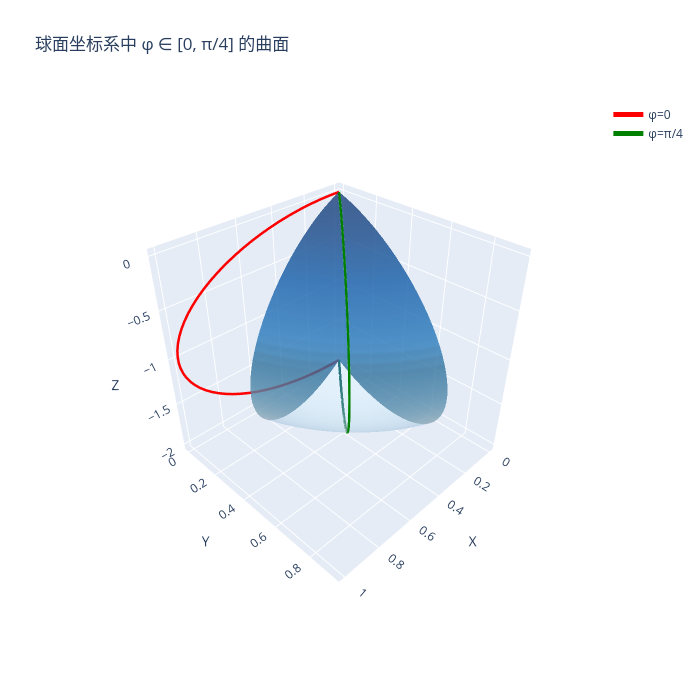

The code cell stored with this chart in its notebook:
### Code cell
import plotly.graph_objects as go
import numpy as np

# 参数设置
R = 1  # 球半径
theta = np.linspace(0, np.pi, 50)  # 极角 θ ∈ [0, π]（上下半球）
phi = np.linspace(np.pi/8, 3*np.pi / 8, 50)  # 方位角 φ ∈ [0, π/4]

# 生成网格
theta_grid, phi_grid = np.meshgrid(theta, phi)

# 转换为直角坐标系
x = R * np.sin(theta_grid) * np.cos(phi_grid)
y = R * np.sin(theta_grid) * np.sin(phi_grid)
z = R * np.cos(theta_grid)-R

# 绘制曲面
fig = go.Figure(
    data=[go.Surface(x=x, y=y, z=z, colorscale="Blues", opacity=0.8, showscale=False)]
)

# 添加辅助平面（显示 φ=0 和 φ=π/4 的边界）
phi_boundary = np.pi / 4
x_bound0 = R * np.sin(theta) * np.cos(0)  # φ=0 边界
y_bound0 = R * np.sin(theta) * np.sin(0)
z_bound0 = R * np.cos(theta)-R
x_bound1 = R * np.sin(theta) * np.cos(phi_boundary)  # φ=π/4 边界
y_bound1 = R * np.sin(theta) * np.sin(phi_boundary)

fig.add_trace(
    go.Scatter3d(
        x=x_bound0,
        y=y_bound0,
        z=z_bound0,
        mode="lines",
        line=dict(color="red", width=5),
        name="φ=0",
    )
)
fig.add_trace(
    go.Scatter3d(
        x=x_bound1,
        y=y_bound1,
        z=z_bound0,
        mode="lines",
        line=dict(color="green", width=5),
        name="φ=π/4",
    )
)

# 设置布局
fig.update_layout(
    title="球面坐标系中 φ ∈ [0, π/4] 的曲面",
    scene=dict(
        xaxis_title="X",
        yaxis_title="Y",
        zaxis_title="Z",
        aspectmode="cube",
        camera=dict(eye=dict(x=1.5, y=1.5, z=1.5)),  # 调整视角
    ),
    width=700,
    height=700,
)

fig.show()

### Figure 1 — Plotly figure (JSON) as saved in the notebook; plotly's stock layout.template omitted (floating-point values rounded to 4 significant figures; data arrays with more than 128 entries replaced by an {"elided": "..."} marker saying what was removed)
{"data": [{"colorscale": [[0, "rgb(247,251,255)"], [0.125, "rgb(222,235,247)"], [0.25, "rgb(198,219,239)"], [0.375, "rgb(158,202,225)"], [0.5, "rgb(107,174,214)"], [0.625, "rgb(66,146,198)"], [0.75, "rgb(33,113,181)"], [0.875, "rgb(8,81,156)"], [1, "rgb(8,48,107)"]], "opacity": 0.8, "showscale": false, "type": "surface", "x": {"elided": "50x50 float values"}, "y": {"elided": "50x50 float values"}, "z": {"elided": "50x50 float values"}}, {"line": {"color": "red", "width": 5}, "mode": "lines", "name": "φ=0", "type": "scatter3d", "x": [0.0, 0.06407, 0.1279, 0.1912, 0.2537, 0.3151, 0.3753, 0.4339, 0.4907, 0.5455, 0.5981, 0.6482, 0.6957, 0.7403, 0.7818, 0.8202, 0.8551, 0.8866, 0.9144, 0.9385, 0.9587, 0.9749, 0.9872, 0.9954, 0.9995, 0.9995, 0.9954, 0.9872, 0.9749, 0.9587, 0.9385, 0.9144, 0.8866, 0.8551, 0.8202, 0.7818, 0.7403, 0.6957, 0.6482, 0.5981, 0.5455, 0.4907, 0.4339, 0.3753, 0.3151, 0.2537, 0.1912, 0.1279, 0.06407, 1.225e-16], "y": [0.0, 0.0, 0.0, 0.0, 0.0, 0.0, 0.0, 0.0, 0.0, 0.0, 0.0, 0.0, 0.0, 0.0, 0.0, 0.0, 0.0, 0.0, 0.0, 0.0, 0.0, 0.0, 0.0, 0.0, 0.0, 0.0, 0.0, 0.0, 0.0, 0.0, 0.0, 0.0, 0.0, 0.0, 0.0, 0.0, 0.0, 0.0, 0.0, 0.0, 0.0, 0.0, 0.0, 0.0, 0.0, 0.0, 0.0, 0.0, 0.0, 0.0], "z": [0.0, -0.002055, -0.00821, -0.01844, -0.03271, -0.05094, -0.07308, -0.09903, -0.1287, -0.1619, -0.1986, -0.2386, -0.2817, -0.3277, -0.3765, -0.4279, -0.4816, -0.5375, -0.5952, -0.6546, -0.7155, -0.7775, -0.8404, -0.904, -0.9679, -1.032, -1.096, -1.16, -1.223, -1.285, -1.345, -1.405, -1.463, -1.518, -1.572, -1.623, -1.672, -1.718, -1.761, -1.801, -1.838, -1.871, -1.901, -1.927, -1.949, -1.967, -1.982, -1.992, -1.998, -2.0]}, {"line": {"color": "green", "width": 5}, "mode": "lines", "name": "φ=π/4", "type": "scatter3d", "x": [0.0, 0.0453, 0.09042, 0.1352, 0.1794, 0.2228, 0.2654, 0.3068, 0.347, 0.3858, 0.4229, 0.4584, 0.4919, 0.5235, 0.5528, 0.5799, 0.6047, 0.6269, 0.6466, 0.6636, 0.6779, 0.6894, 0.698, 0.7038, 0.7067, 0.7067, 0.7038, 0.698, 0.6894, 0.6779, 0.6636, 0.6466, 0.6269, 0.6047, 0.5799, 0.5528, 0.5235, 0.4919, 0.4584, 0.4229, 0.3858, 0.347, 0.3068, 0.2654, 0.2228, 0.1794, 0.1352, 0.09042, 0.0453, 8.66e-17], "y": [0.0, 0.0453, 0.09042, 0.1352, 0.1794, 0.2228, 0.2654, 0.3068, 0.347, 0.3858, 0.4229, 0.4584, 0.4919, 0.5235, 0.5528, 0.5799, 0.6047, 0.6269, 0.6466, 0.6636, 0.6779, 0.6894, 0.698, 0.7038, 0.7067, 0.7067, 0.7038, 0.698, 0.6894, 0.6779, 0.6636, 0.6466, 0.6269, 0.6047, 0.5799, 0.5528, 0.5235, 0.4919, 0.4584, 0.4229, 0.3858, 0.347, 0.3068, 0.2654, 0.2228, 0.1794, 0.1352, 0.09042, 0.0453, 8.66e-17], "z": [0.0, -0.002055, -0.00821, -0.01844, -0.03271, -0.05094, -0.07308, -0.09903, -0.1287, -0.1619, -0.1986, -0.2386, -0.2817, -0.3277, -0.3765, -0.4279, -0.4816, -0.5375, -0.5952, -0.6546, -0.7155, -0.7775, -0.8404, -0.904, -0.9679, -1.032, -1.096, -1.16, -1.223, -1.285, -1.345, -1.405, -1.463, -1.518, -1.572, -1.623, -1.672, -1.718, -1.761, -1.801, -1.838, -1.871, -1.901, -1.927, -1.949, -1.967, -1.982, -1.992, -1.998, -2.0]}], "layout": {"height": 700, "scene": {"aspectmode": "cube", "camera": {"eye": {"x": 1.5, "y": 1.5, "z": 1.5}}, "xaxis": {"title": {"text": "X"}}, "yaxis": {"title": {"text": "Y"}}, "zaxis": {"title": {"text": "Z"}}}, "title": {"text": "球面坐标系中 φ ∈ [0, π/4] 的曲面"}, "width": 700}}
